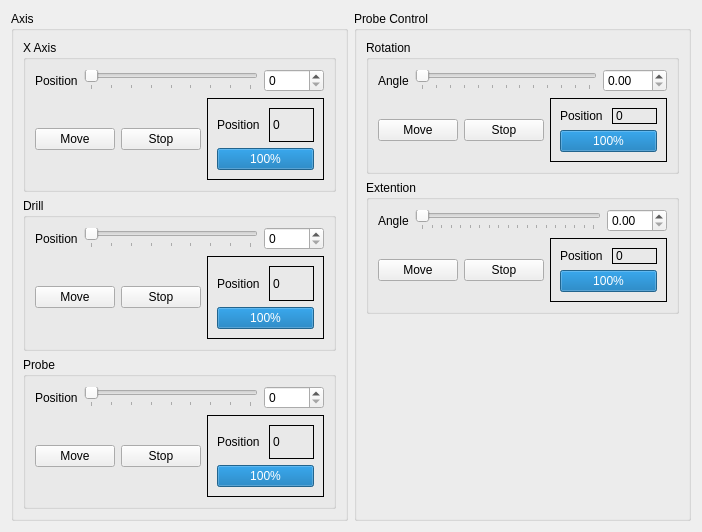
<?xml version="1.0" encoding="UTF-8"?>
<ui version="4.0">
 <class>stepperWidgetForm</class>
 <widget class="QWidget" name="stepperWidgetForm">
  <property name="enabled">
   <bool>true</bool>
  </property>
  <property name="geometry">
   <rect>
    <x>0</x>
    <y>0</y>
    <width>702</width>
    <height>532</height>
   </rect>
  </property>
  <property name="sizePolicy">
   <sizepolicy hsizetype="Minimum" vsizetype="Minimum">
    <horstretch>0</horstretch>
    <verstretch>0</verstretch>
   </sizepolicy>
  </property>
  <property name="windowTitle">
   <string>Stepper Control</string>
  </property>
  <property name="layoutDirection">
   <enum>Qt::LeftToRight</enum>
  </property>
  <layout class="QHBoxLayout" name="horizontalLayout_2">
   <item>
    <layout class="QVBoxLayout" name="verticalLayout">
     <item>
      <widget class="QGroupBox" name="groupBox_2">
       <property name="title">
        <string>Axis</string>
       </property>
       <layout class="QVBoxLayout" name="verticalLayout_4">
        <item>
         <widget class="QGroupBox" name="groupBox_3">
          <property name="title">
           <string>X Axis</string>
          </property>
          <layout class="QVBoxLayout" name="verticalLayout_6">
           <item>
            <layout class="QHBoxLayout" name="horizontalLayout">
             <item>
              <widget class="QLabel" name="label">
               <property name="text">
                <string>Position</string>
               </property>
              </widget>
             </item>
             <item>
              <widget class="QSlider" name="xSlider">
               <property name="maximum">
                <number>800</number>
               </property>
               <property name="orientation">
                <enum>Qt::Horizontal</enum>
               </property>
               <property name="tickPosition">
                <enum>QSlider::TicksBelow</enum>
               </property>
               <property name="tickInterval">
                <number>100</number>
               </property>
              </widget>
             </item>
             <item>
              <widget class="QSpinBox" name="xBox">
               <property name="minimumSize">
                <size>
                 <width>60</width>
                 <height>0</height>
                </size>
               </property>
               <property name="maximum">
                <number>800</number>
               </property>
              </widget>
             </item>
            </layout>
           </item>
           <item>
            <layout class="QHBoxLayout" name="horizontalLayout_3">
             <item>
              <widget class="QPushButton" name="xMoveButton">
               <property name="text">
                <string>Move</string>
               </property>
              </widget>
             </item>
             <item>
              <widget class="QPushButton" name="xStopButton">
               <property name="text">
                <string>Stop</string>
               </property>
              </widget>
             </item>
             <item>
              <widget class="QFrame" name="frame">
               <property name="frameShape">
                <enum>QFrame::Box</enum>
               </property>
               <property name="frameShadow">
                <enum>QFrame::Plain</enum>
               </property>
               <layout class="QVBoxLayout" name="verticalLayout_8">
                <item>
                 <layout class="QHBoxLayout" name="horizontalLayout_5">
                  <item>
                   <widget class="QLabel" name="label_2">
                    <property name="minimumSize">
                     <size>
                      <width>0</width>
                      <height>0</height>
                     </size>
                    </property>
                    <property name="text">
                     <string>Position</string>
                    </property>
                   </widget>
                  </item>
                  <item>
                   <widget class="QLabel" name="xPosLabel">
                    <property name="frameShape">
                     <enum>QFrame::Box</enum>
                    </property>
                    <property name="text">
                     <string>0</string>
                    </property>
                   </widget>
                  </item>
                 </layout>
                </item>
                <item>
                 <widget class="QProgressBar" name="xBar">
                  <property name="value">
                   <number>100</number>
                  </property>
                 </widget>
                </item>
               </layout>
              </widget>
             </item>
            </layout>
           </item>
          </layout>
         </widget>
        </item>
        <item>
         <widget class="QGroupBox" name="groupBox_4">
          <property name="title">
           <string>Drill</string>
          </property>
          <layout class="QVBoxLayout" name="verticalLayout_7">
           <item>
            <layout class="QHBoxLayout" name="horizontalLayout_9">
             <item>
              <widget class="QLabel" name="label_7">
               <property name="text">
                <string>Position</string>
               </property>
              </widget>
             </item>
             <item>
              <widget class="QSlider" name="drillSlider">
               <property name="maximum">
                <number>800</number>
               </property>
               <property name="orientation">
                <enum>Qt::Horizontal</enum>
               </property>
               <property name="tickPosition">
                <enum>QSlider::TicksBelow</enum>
               </property>
               <property name="tickInterval">
                <number>100</number>
               </property>
              </widget>
             </item>
             <item>
              <widget class="QSpinBox" name="drillBox">
               <property name="minimumSize">
                <size>
                 <width>60</width>
                 <height>0</height>
                </size>
               </property>
               <property name="maximum">
                <number>800</number>
               </property>
              </widget>
             </item>
            </layout>
           </item>
           <item>
            <layout class="QHBoxLayout" name="horizontalLayout_10">
             <item>
              <widget class="QPushButton" name="drillMoveButton">
               <property name="text">
                <string>Move</string>
               </property>
              </widget>
             </item>
             <item>
              <widget class="QPushButton" name="drillStopButton">
               <property name="text">
                <string>Stop</string>
               </property>
              </widget>
             </item>
             <item>
              <widget class="QFrame" name="frame_3">
               <property name="frameShape">
                <enum>QFrame::Box</enum>
               </property>
               <property name="frameShadow">
                <enum>QFrame::Plain</enum>
               </property>
               <layout class="QVBoxLayout" name="verticalLayout_10">
                <item>
                 <layout class="QHBoxLayout" name="horizontalLayout_11">
                  <item>
                   <widget class="QLabel" name="label_8">
                    <property name="minimumSize">
                     <size>
                      <width>0</width>
                      <height>0</height>
                     </size>
                    </property>
                    <property name="text">
                     <string>Position</string>
                    </property>
                   </widget>
                  </item>
                  <item>
                   <widget class="QLabel" name="drillPosButton">
                    <property name="frameShape">
                     <enum>QFrame::Box</enum>
                    </property>
                    <property name="text">
                     <string>0</string>
                    </property>
                   </widget>
                  </item>
                 </layout>
                </item>
                <item>
                 <widget class="QProgressBar" name="drillBar">
                  <property name="value">
                   <number>100</number>
                  </property>
                 </widget>
                </item>
               </layout>
              </widget>
             </item>
            </layout>
           </item>
          </layout>
         </widget>
        </item>
        <item>
         <widget class="QGroupBox" name="groupBox_5">
          <property name="title">
           <string>Probe</string>
          </property>
          <layout class="QVBoxLayout" name="verticalLayout_12">
           <item>
            <layout class="QHBoxLayout" name="horizontalLayout_12">
             <item>
              <widget class="QLabel" name="label_10">
               <property name="text">
                <string>Position</string>
               </property>
              </widget>
             </item>
             <item>
              <widget class="QSlider" name="probeSlider">
               <property name="maximum">
                <number>800</number>
               </property>
               <property name="orientation">
                <enum>Qt::Horizontal</enum>
               </property>
               <property name="tickPosition">
                <enum>QSlider::TicksBelow</enum>
               </property>
               <property name="tickInterval">
                <number>100</number>
               </property>
              </widget>
             </item>
             <item>
              <widget class="QSpinBox" name="probeBox">
               <property name="minimumSize">
                <size>
                 <width>60</width>
                 <height>0</height>
                </size>
               </property>
               <property name="maximum">
                <number>800</number>
               </property>
              </widget>
             </item>
            </layout>
           </item>
           <item>
            <layout class="QHBoxLayout" name="horizontalLayout_13">
             <item>
              <widget class="QPushButton" name="probeMoveButton">
               <property name="text">
                <string>Move</string>
               </property>
              </widget>
             </item>
             <item>
              <widget class="QPushButton" name="probeStopButton">
               <property name="text">
                <string>Stop</string>
               </property>
              </widget>
             </item>
             <item>
              <widget class="QFrame" name="frame_4">
               <property name="frameShape">
                <enum>QFrame::Box</enum>
               </property>
               <property name="frameShadow">
                <enum>QFrame::Plain</enum>
               </property>
               <layout class="QVBoxLayout" name="verticalLayout_11">
                <item>
                 <layout class="QHBoxLayout" name="horizontalLayout_14">
                  <item>
                   <widget class="QLabel" name="label_11">
                    <property name="minimumSize">
                     <size>
                      <width>0</width>
                      <height>0</height>
                     </size>
                    </property>
                    <property name="text">
                     <string>Position</string>
                    </property>
                   </widget>
                  </item>
                  <item>
                   <widget class="QLabel" name="probePosLabel">
                    <property name="frameShape">
                     <enum>QFrame::Box</enum>
                    </property>
                    <property name="text">
                     <string>0</string>
                    </property>
                   </widget>
                  </item>
                 </layout>
                </item>
                <item>
                 <widget class="QProgressBar" name="probeBar">
                  <property name="value">
                   <number>100</number>
                  </property>
                 </widget>
                </item>
               </layout>
              </widget>
             </item>
            </layout>
           </item>
          </layout>
         </widget>
        </item>
       </layout>
      </widget>
     </item>
    </layout>
   </item>
   <item>
    <layout class="QVBoxLayout" name="verticalLayout_2">
     <item>
      <widget class="QGroupBox" name="groupBox">
       <property name="title">
        <string>Probe Control</string>
       </property>
       <layout class="QVBoxLayout" name="verticalLayout_5">
        <item>
         <widget class="QGroupBox" name="groupBox_7">
          <property name="title">
           <string>Rotation</string>
          </property>
          <layout class="QVBoxLayout" name="verticalLayout_14">
           <item>
            <layout class="QHBoxLayout" name="horizontalLayout_15">
             <item>
              <widget class="QLabel" name="label_13">
               <property name="text">
                <string>Angle</string>
               </property>
              </widget>
             </item>
             <item>
              <widget class="QSlider" name="rotSlider">
               <property name="maximum">
                <number>360</number>
               </property>
               <property name="orientation">
                <enum>Qt::Horizontal</enum>
               </property>
               <property name="tickPosition">
                <enum>QSlider::TicksBelow</enum>
               </property>
               <property name="tickInterval">
                <number>30</number>
               </property>
              </widget>
             </item>
             <item>
              <widget class="QDoubleSpinBox" name="rotBox">
               <property name="minimumSize">
                <size>
                 <width>60</width>
                 <height>0</height>
                </size>
               </property>
               <property name="maximum">
                <double>360.000000000000000</double>
               </property>
              </widget>
             </item>
            </layout>
           </item>
           <item>
            <layout class="QHBoxLayout" name="horizontalLayout_16">
             <item>
              <widget class="QPushButton" name="rotMoveButton">
               <property name="text">
                <string>Move</string>
               </property>
              </widget>
             </item>
             <item>
              <widget class="QPushButton" name="rotStopButton">
               <property name="text">
                <string>Stop</string>
               </property>
              </widget>
             </item>
             <item>
              <widget class="QFrame" name="frame_5">
               <property name="frameShape">
                <enum>QFrame::Box</enum>
               </property>
               <property name="frameShadow">
                <enum>QFrame::Plain</enum>
               </property>
               <layout class="QVBoxLayout" name="verticalLayout_13">
                <item>
                 <layout class="QHBoxLayout" name="horizontalLayout_17">
                  <item>
                   <widget class="QLabel" name="label_14">
                    <property name="minimumSize">
                     <size>
                      <width>0</width>
                      <height>0</height>
                     </size>
                    </property>
                    <property name="text">
                     <string>Position</string>
                    </property>
                   </widget>
                  </item>
                  <item>
                   <widget class="QLabel" name="rotPosLabel">
                    <property name="frameShape">
                     <enum>QFrame::Box</enum>
                    </property>
                    <property name="text">
                     <string>0</string>
                    </property>
                   </widget>
                  </item>
                 </layout>
                </item>
                <item>
                 <widget class="QProgressBar" name="rotBar">
                  <property name="value">
                   <number>100</number>
                  </property>
                 </widget>
                </item>
               </layout>
              </widget>
             </item>
            </layout>
           </item>
          </layout>
         </widget>
        </item>
        <item>
         <widget class="QGroupBox" name="groupBox_6">
          <property name="title">
           <string>Extention</string>
          </property>
          <layout class="QVBoxLayout" name="verticalLayout_16">
           <item>
            <layout class="QHBoxLayout" name="horizontalLayout_18">
             <item>
              <widget class="QLabel" name="label_16">
               <property name="text">
                <string>Angle</string>
               </property>
              </widget>
             </item>
             <item>
              <widget class="QSlider" name="extSlider">
               <property name="maximum">
                <number>90</number>
               </property>
               <property name="orientation">
                <enum>Qt::Horizontal</enum>
               </property>
               <property name="tickPosition">
                <enum>QSlider::TicksBelow</enum>
               </property>
               <property name="tickInterval">
                <number>5</number>
               </property>
              </widget>
             </item>
             <item>
              <widget class="QDoubleSpinBox" name="extBox">
               <property name="minimumSize">
                <size>
                 <width>60</width>
                 <height>0</height>
                </size>
               </property>
               <property name="maximum">
                <double>90.000000000000000</double>
               </property>
              </widget>
             </item>
            </layout>
           </item>
           <item>
            <layout class="QHBoxLayout" name="horizontalLayout_19">
             <item>
              <widget class="QPushButton" name="extMoveButton">
               <property name="text">
                <string>Move</string>
               </property>
              </widget>
             </item>
             <item>
              <widget class="QPushButton" name="extStopButton">
               <property name="text">
                <string>Stop</string>
               </property>
              </widget>
             </item>
             <item>
              <widget class="QFrame" name="frame_6">
               <property name="frameShape">
                <enum>QFrame::Box</enum>
               </property>
               <property name="frameShadow">
                <enum>QFrame::Plain</enum>
               </property>
               <layout class="QVBoxLayout" name="verticalLayout_15">
                <item>
                 <layout class="QHBoxLayout" name="horizontalLayout_20">
                  <item>
                   <widget class="QLabel" name="label_17">
                    <property name="minimumSize">
                     <size>
                      <width>0</width>
                      <height>0</height>
                     </size>
                    </property>
                    <property name="text">
                     <string>Position</string>
                    </property>
                   </widget>
                  </item>
                  <item>
                   <widget class="QLabel" name="extPosButton">
                    <property name="frameShape">
                     <enum>QFrame::Box</enum>
                    </property>
                    <property name="text">
                     <string>0</string>
                    </property>
                   </widget>
                  </item>
                 </layout>
                </item>
                <item>
                 <widget class="QProgressBar" name="extBar">
                  <property name="value">
                   <number>100</number>
                  </property>
                 </widget>
                </item>
               </layout>
              </widget>
             </item>
            </layout>
           </item>
          </layout>
         </widget>
        </item>
        <item>
         <spacer name="verticalSpacer">
          <property name="orientation">
           <enum>Qt::Vertical</enum>
          </property>
          <property name="sizeHint" stdset="0">
           <size>
            <width>20</width>
            <height>40</height>
           </size>
          </property>
         </spacer>
        </item>
       </layout>
      </widget>
     </item>
    </layout>
   </item>
  </layout>
 </widget>
 <resources/>
 <connections/>
</ui>
